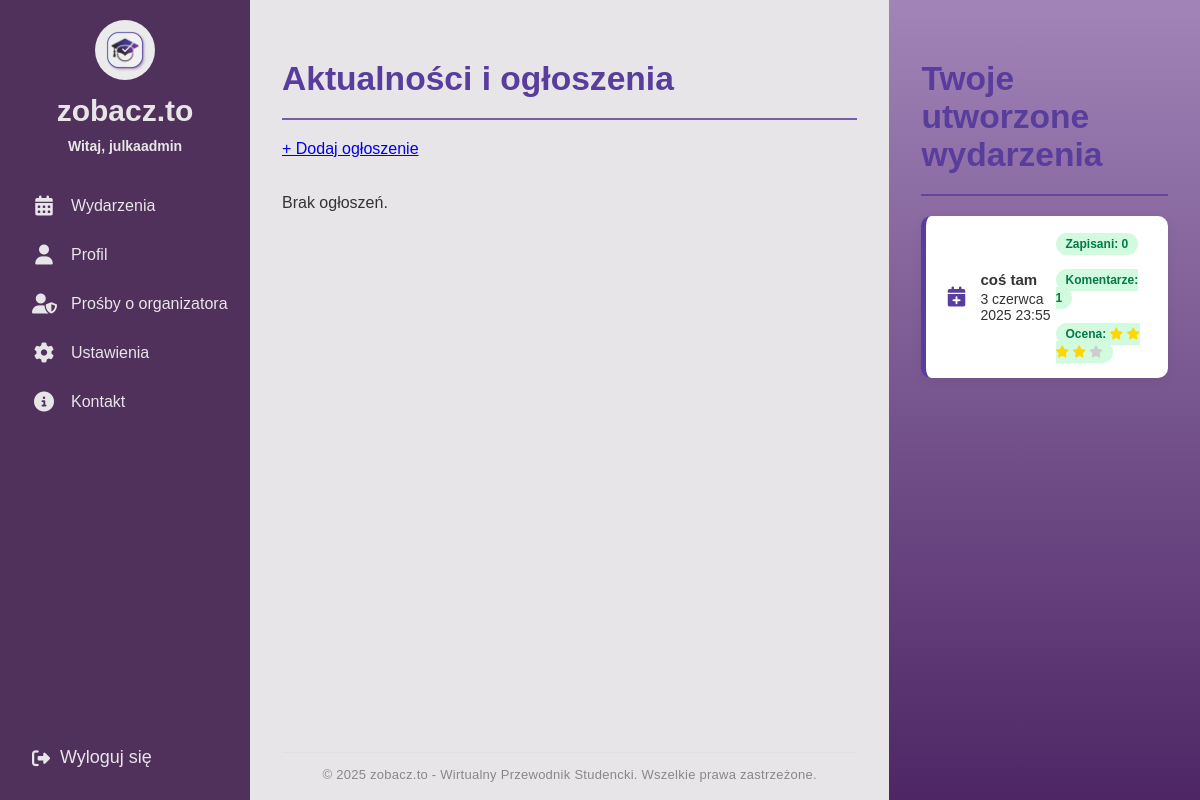
Page / (signed in) on the earlier database version.
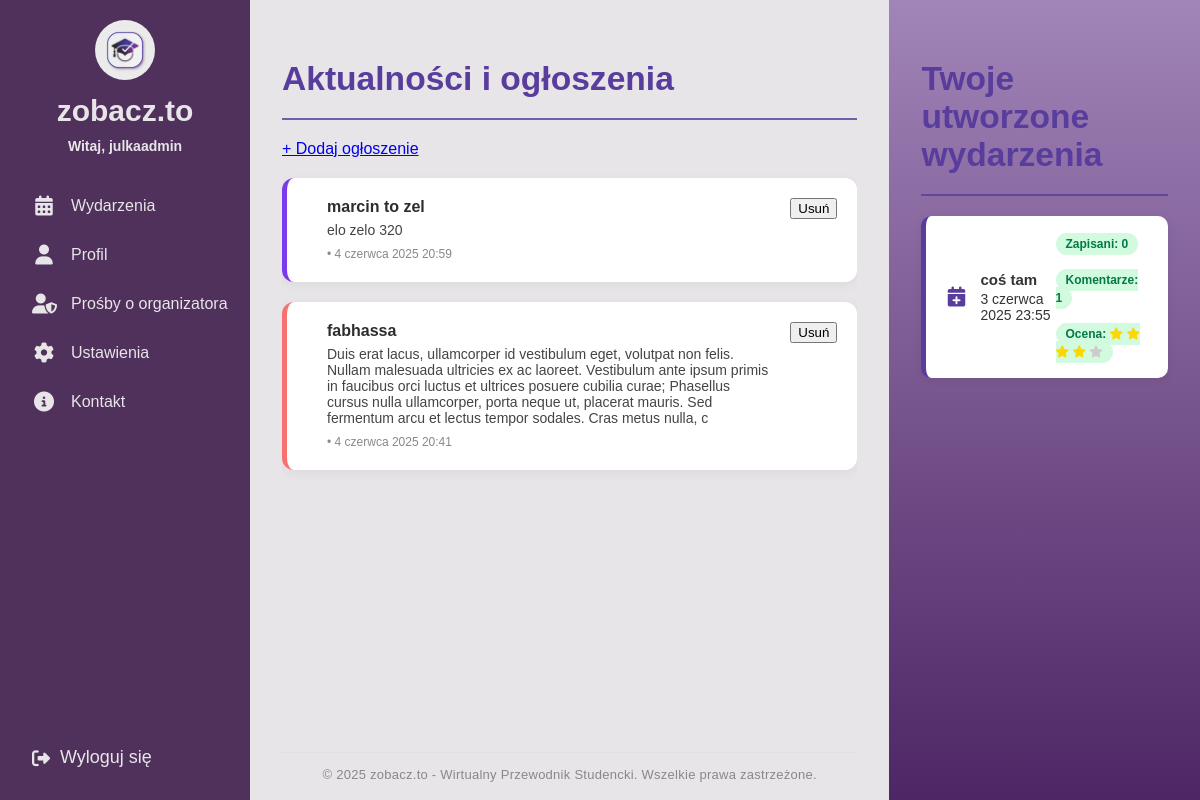
Same page on the later database version.
### events/models.py (models this page shows, shortened)
class Event(models.Model):
    title = models.CharField("Tytuł", max_length=200)
    description = models.TextField("Opis wydarzenia")
    date = models.DateTimeField("Data")
    location = models.CharField("Lokalizacja", max_length=200)
    created_by = models.ForeignKey(User, on_delete=models.CASCADE, related_name="created_events")

class Announcement(models.Model):
    CATEGORY_CHOICES = [
        ('ogloszenie', 'Ogłoszenie'),
        ('nowosc', 'Nowość'),
        ('wydarzenie', 'Wydarzenie'),
        ('informacja', 'Informacja'),
        ('edukacja', 'Edukacja'),
    ]
    title = models.CharField(max_length=200)
    content = models.TextField()
    category = models.CharField(max_length=20, choices=CATEGORY_CHOICES)
    created_at = models.DateTimeField(auto_now_add=True)

### events/views.py (the view)
# urls.py: 2. Add a URL to urlpatterns:  path('', views.home, name='home')
@login_required
def home(request):
    announcements = Announcement.objects.order_by('-created_at')[:5]  # pobierz 5 najnowszych ogłoszeń
    if request.user.groups.filter(name='student').exists():
        enrolled_events = Event.objects.filter(eventenrollment__user=request.user).order_by('date')
        return render(request, 'home.html', {
            'enrolled_events': enrolled_events,
            'is_student': True,
            'announcements': announcements,
        })
    elif request.user.groups.filter(name='organizer').exists():
        events = Event.objects.filter(created_by=request.user)
        event_stats = []
        for event in events:
            enrollment_count = EventEnrollment.objects.filter(event=event).count()
            comment_count = EventComment.objects.filter(event=event).count()
            avg_rating = EventComment.objects.filter(event=event).aggregate(avg=Avg('rating'))['avg']
            event_stats.append({
                'event': event,
                'enrollment_count': enrollment_count,
                'comment_count': comment_count,
                'avg_rating': round(avg_rating or 0, 2)
            })
        organizer_events = (
            Event.objects.filter(created_by=request.user)
            .annotate(
                participants_count=Count('eventenrollment', distinct=True),
                comments_count=Count('comments', distinct=True),
                avg_rating=Avg('comments__rating')
            )
        )
        return render(request, 'home.html', {
            'event_stats': event_stats,
            'is_organizer': True,
            'announcements': announcements,
            'organizer_events': organizer_events,
        })
    else:
        return render(request, 'home.html', {'announcements': announcements})

### templates/home.html (shortened to what this page needs)
{% extends "base.html" %}
{% load static %}
{% block content %}
<div class="main-content no-header">
  <div class="home-flex full-height">
    <div class="home-left flat">
  <div class="home-left-content">
    <h2>Aktualności i ogłoszenia</h2>
    <hr class="section-divider">
    {% if user.is_authenticated and user.groups.all.0.name == "admin" %}
      <a href="{% url 'add_announcement' %}" class="add-event-button">+ Dodaj ogłoszenie</a>
    {% endif %}
    <div class="announcement-list">
      {% if announcements %}
        {% for ann in announcements %}
          <div class="announcement-card {{ ann.category }}">
            <div class="announcement-text">
              <h3>{{ ann.title }}</h3>
              <p>{{ ann.content }}</p>
              <span class="meta">{{ ann.category_display }} • {{ ann.created_at }}</span>
            </div>
            {% if user.is_authenticated and user.groups.all.0.name == "admin" %}
              <form method="post" action="{% url 'delete_announcement' ann.id %}" style="margin-left:auto;">
                <button type="submit" class="delete-button" onclick="return confirm('Czy na pewno chcesz usunąć to ogłoszenie?');">Usuń</button>
              </form>
            {% endif %}
          </div>
        {% endfor %}
      {% else %}
        <p>Brak ogłoszeń.</p>
      {% endif %}
    </div>
  </div>
  <footer class="site-footer">
    <span>&copy; 2025 zobacz.to - Wirtualny Przewodnik Studencki. Wszelkie prawa zastrzeżone.</span>
  </footer>
</div>
    <div class="home-right flat">
      {% if organizer_events %}
        <h2>Twoje utworzone wydarzenia</h2>
        <hr class="section-divider">
        {% if organizer_events %}
          <div class="event-list">
            {% for event in organizer_events %}
              <div class="event-card">
                <div class="event-info">
                  <i class="fa-solid fa-calendar-plus event-icon"></i>
                  <div class="event-details">
                    <strong>{{ event.title }}</strong>
                    <span>{{ event.date }}</span>
                  </div>
                </div>
                <div class="event-stats">
                  <span class="badge">Zapisani: {{ event.participants_count }}</span>
                  <br><br>
                  <span class="badge">Komentarze: {{ event.comments_count }}</span>
                  <br><br>
                  <span class="badge">Ocena:
                    {% if event.avg_rating %}
                      {% with avg=event.avg_rating|floatformat:1 %}
                        {% for i in "12345" %}
                          {% if forloop.counter <= event.avg_rating %}
                            <i class="fa fa-star" style="color:gold"></i>
                          {% elif forloop.counter0 < event.avg_rating %}
                            <i class="fa fa-star-half-alt" style="color:gold"></i>
                          {% else %}
                            <i class="fa fa-star" style="color:#ccc"></i>
                          {% endif %}
                        {% endfor %}
                      {% endwith %}
                    {% else %}
                      Brak ocen
                    {% endif %}
                  </span>
                </div>
              </div>
            {% endfor %}
          </div>
        {% else %}
          <p>Nie utworzyłeś jeszcze żadnych wydarzeń.</p>
        {% endif %}
      {% endif %}
    </div>
  </div>
</div>
{% endblock %}

### templates/base.html (shortened to what this page needs)
{% load static %}
<!DOCTYPE html>
<html>
<head>
  <link rel="stylesheet" href="https://cdnjs.cloudflare.com/ajax/libs/font-awesome/6.4.0/css/all.min.css">
  <link rel="stylesheet" href="{% static 'css/home.css' %}">
</head>
<body>
<div class="sidebar">
  <div class="top">
    <div class="logo">
      <a href="{% url 'home' %}">
        <img src="{% static 'images/logo.jpeg' %}" alt="Logo">
      </a>
      <span class="site-name">zobacz.to</span>
      {% if user.is_authenticated %}
        <span class="username">Witaj, {{ user.username }}</span>
      {% endif %}
    </div>
    <div class="menu">
      <a href="{% url 'events_list' %}">
        <i class="fas fa-calendar-alt"></i>
        <span class="label">Wydarzenia</span>
      </a>
      <a href="{% url 'profile' %}">
        <i class="fas fa-user"></i>
        <span class="label">Profil</span>
      </a>
      {% if user.is_authenticated %}
        {% for group in user.groups.all %}
          {% if group.name == "admin" %}
            <a href="/accounts/organizer-requests">
              <i class="fas fa-user-shield"></i>
              <span class="label">Prośby o organizatora</span>
            </a>
          {% endif %}
        {% endfor %}
      {% endif %}
      <a href="#">
        <i class="fas fa-cog"></i>
        <span class="label">Ustawienia</span>
      </a>
      <a href="#">
        <i class="fas fa-info-circle"></i>
        <span class="label">Kontakt</span>
      </a>
    </div>
  </div>
  <div class="bottom">
    <form action="{% url 'logout' %}" method="post">
      <button type="submit">
        <i class="fas fa-sign-out-alt"></i>
        <span class="logout-label">Wyloguj się</span>
      </button>
    </form>
  </div>
</div>
  <main>
    <div class="main-content">
    {% block content %}
    {% endblock content %}
  </main>
</body>
</html>

Differences in the rows shown:
added Announcement: title "marcin to zel", content "elo zelo 320", created_at "4 czerwca 2025 20:59"
added Announcement: title "fabhassa", content "Duis erat lacus, ullamcorper id vestibulum eget, volutpat non felis. Nullam malesuada ultricies ex ac laoreet. Vestibulum ante ipsum primis in faucibus orci luctus et ultrices posuere cubilia curae; Phasellus cursus nulla ullamcorper, porta neque ut, placerat mauris. Sed fermentum arcu et lectus tempor sodales. Cras metus nulla, c", created_at "4 czerwca 2025 20:41"
Other differences:
text no longer shown: "Brak ogłoszeń."
